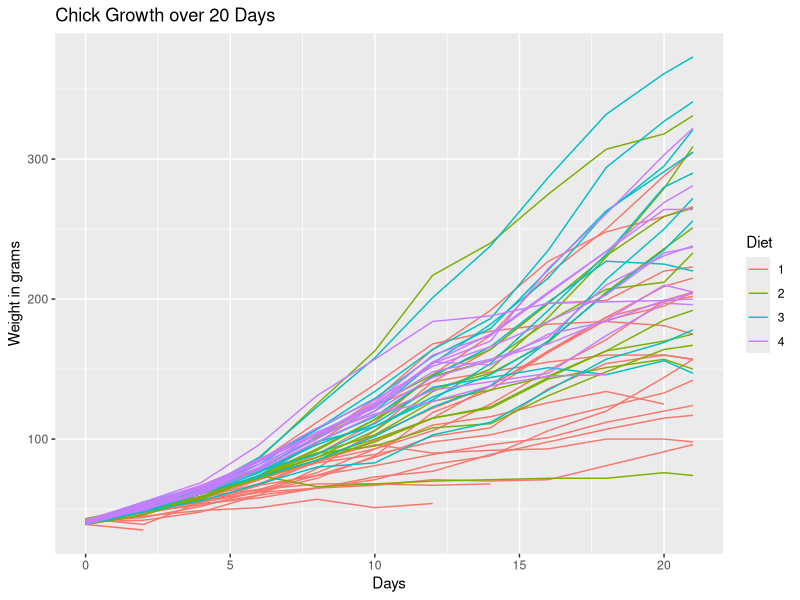
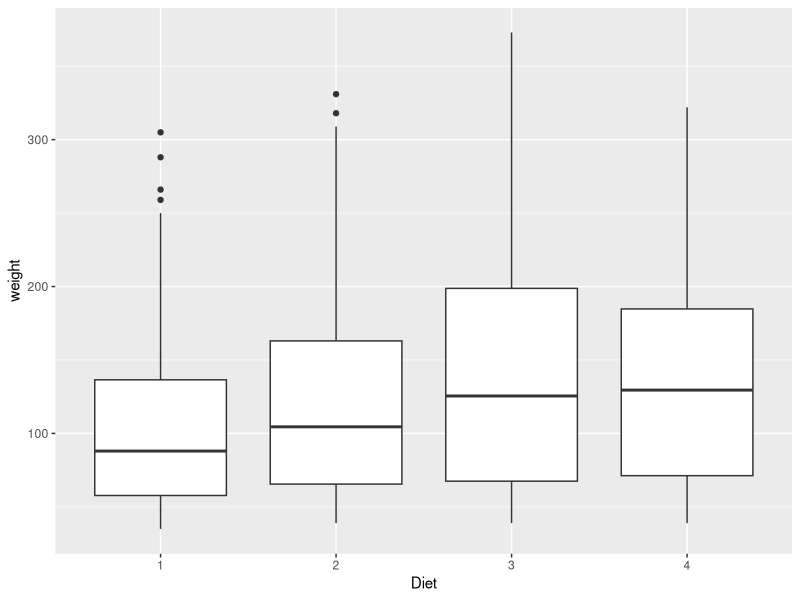
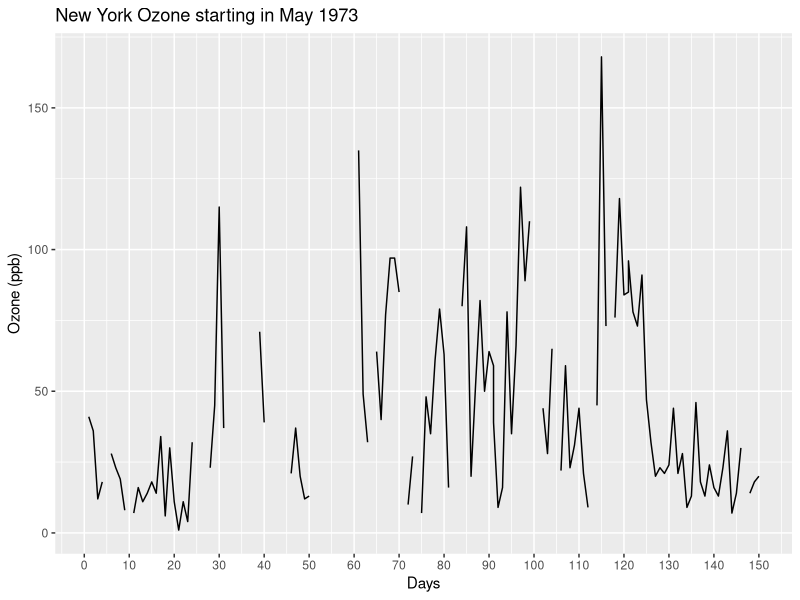
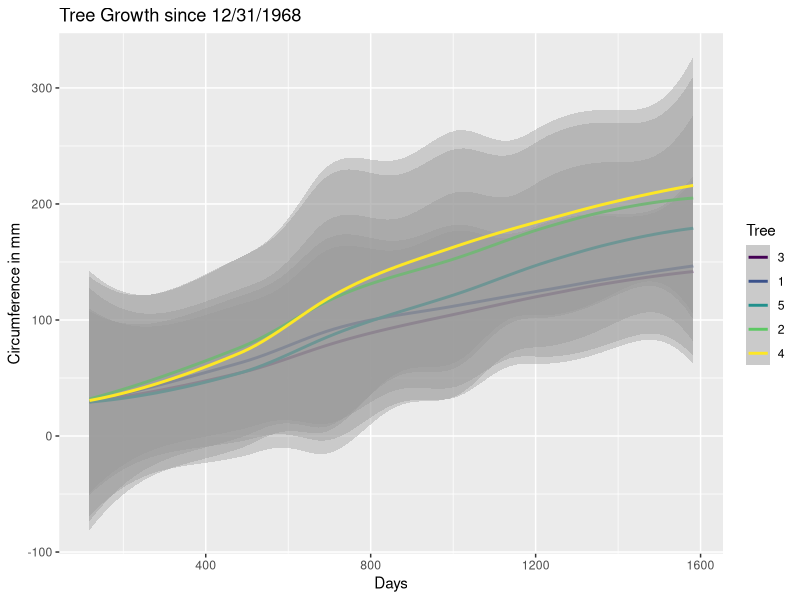

Source code (R) for these figures, in order:
## ---- chunk 1

library(tidyverse)
library(dplyr)
data()

?ChickWeight

ggplot(data = ChickWeight, mapping = aes(x = Time, y = weight, color = Diet, group = Chick)) +
  geom_line() +
  labs(title = "Chick Growth over 20 Days") +
  xlab("Days") +
  ylab("Weight in grams")

#
adultchick <- ChickWeight %>% 
  filter(Time == 20) %>% 
  mutate(avgwt = mean(weight))

ggplot(data = ChickWeight) + 
  geom_boxplot(mapping = aes(x = Diet, y= weight))


## ---- chunk 2
?airquality
airquality

#Create the days variable which converts Month & Day to just Days after May 1
ozone <- airquality %>% 
  mutate(days = (Month * 30 + Day)-150)
         
         
#Plot for the ozone over time
ggplot(data = ozone, mapping = aes(x = days, y = Ozone)) +
  geom_line() +
  labs(title = "New York Ozone starting in May 1973") +
  xlab("Days") +
  ylab("Ozone (ppb)") +
  scale_x_continuous(breaks = seq(0, 150, by = 10))

#Calculate Means per Month
ozone %>% 
  group_by(Month) %>% 
  filter(!is.na(Ozone)) %>% 
  summarise(mean = mean(Ozone))
  
## ---- chunk 3
?Orange

#Linear Model for Orange Tree growth
ggplot(data = Orange, mapping = aes(x = age, y = circumference, group = Tree, color = Tree)) +
  geom_smooth() +
  labs(title = "Tree Growth since 12/31/1968 ") +
  xlab("Days") +
  ylab("Circumference in mm")

omax <- Orange%>% 
  group_by(Tree) %>% 
  mutate(max = max(circumference))
glimpse(omax)
## ---- chunk 4

?Titanic
data("Titanic")

ship <- as_tibble(Titanic) %>% 
  filter(Survived == 'Yes')
